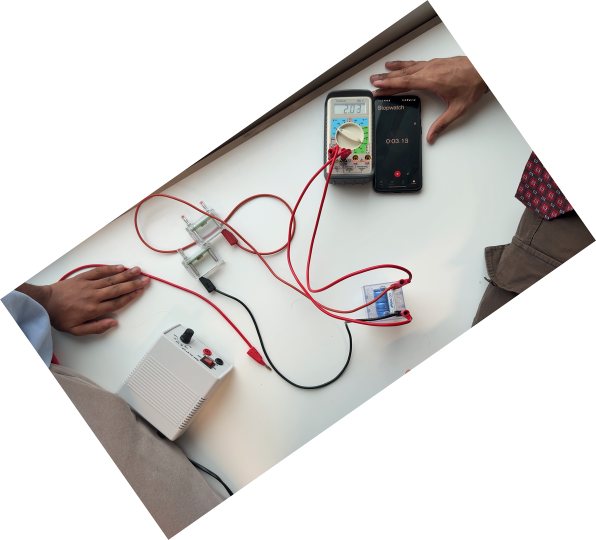
#> input picture cap_ocr/frames_COMPRESSED/frames/frame_1200.png, 1192 x 1080 px (shown at 1/2 size)
$ python -i batch_ocr_fast.py   (imports and definitions only)
#> lines starting #> are read from the running program, lines starting #| are printed output that depends on the picture
#> further down, picture is the input picture: PIL image 1192x1080 RGB; mean R, G, B 213.1, 210.4, 208.6
#!/usr/bin/env python3
import os, sys, glob, time, re
import numpy as np
from PIL import Image
import cv2
from pyturboocr import OCR

FRAMES_DIR  = os.path.expanduser(os.environ.get("FRAMES_DIR",  "~/cap_ocr/frames"))
OUTPUT_FILE = os.path.expanduser(os.environ.get("OUTPUT_FILE", "~/cap_ocr/data.txt"))
START_FRAME = int(os.environ.get("START_FRAME", "1"))
END_FRAME   = int(os.environ.get("END_FRAME",   "99999"))

DMM_W, DMM_H     = 148, 78
TIMER_W, TIMER_H = 141, 61

SEARCH_X, SEARCH_Y = 500, 100
SEARCH_W, SEARCH_H = 400, 250

PROVIDERS = ["CUDAExecutionProvider", "CPUExecutionProvider"]
# [1 line not run here, left out]
# [1 line that did not run here, left out]


def preprocess_dmm(img_pil):
    r, g, b = img_pil.convert("RGB").split()
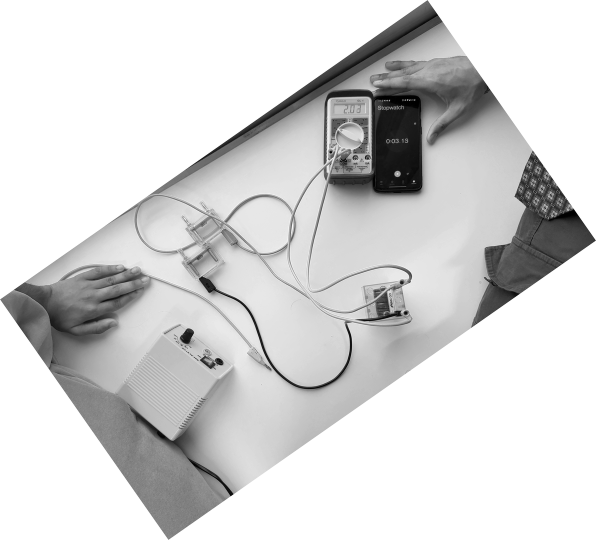
#> r: PIL image 1192x1080 L (shown at 1/2 size); min 0, max 255, mean 213.1
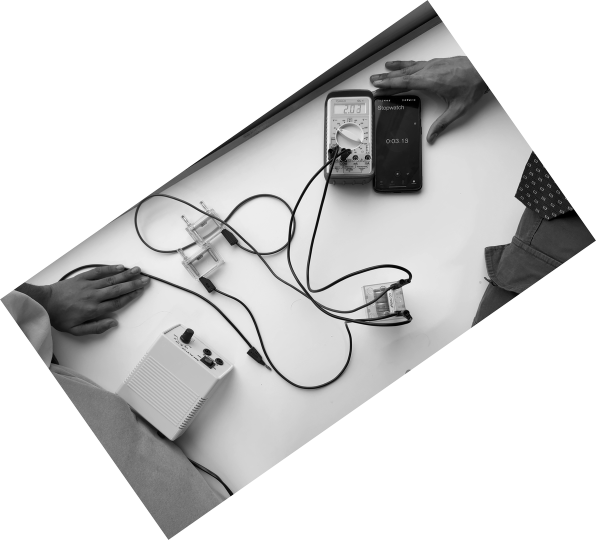
#> g: PIL image 1192x1080 L (shown at 1/2 size); min 0, max 255, mean 210.4
    arr = np.array(r).astype(np.float32)
    # Fixed levels matching ImageMagick -level 30%,70%
    lo, hi = 0.30 * 255, 0.70 * 255
    arr = (arr - lo) / (hi - lo) * 255
    arr = np.clip(arr, 0, 255).astype(np.uint8)
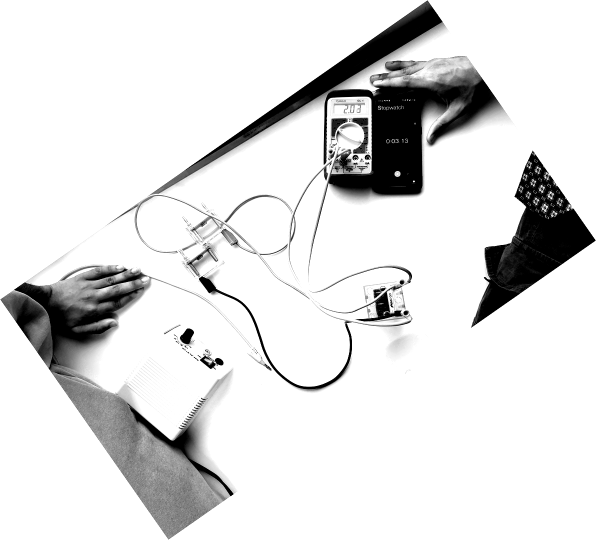
#> arr: shape (1080, 1192) (shown at 1/2 size); min 0, max 255, mean 223.5
    img = Image.fromarray(arr)
    return img.resize((img.width * 6, img.height * 6), Image.LANCZOS)

def preprocess_timer(img_pil):
    return img_pil.resize((img_pil.width * 4, img_pil.height * 4), Image.LANCZOS)


def find_dmm_position(frame_gray):
    search = frame_gray[SEARCH_Y:SEARCH_Y+SEARCH_H, SEARCH_X:SEARCH_X+SEARCH_W]
    if search.shape[0] < template.shape[0] or search.shape[1] < template.shape[1]:
        return None, 0.0
    res = cv2.matchTemplate(search, template, cv2.TM_CCOEFF_NORMED)
    _, max_val, _, max_loc = cv2.minMaxLoc(res)
    if max_val < 0.5:
        return None, max_val
    return (SEARCH_X + max_loc[0], SEARCH_Y + max_loc[1]), max_val


def extract_dmm(text):
    first = text.split("\n")[0].strip()
    m = re.match(r"^(-?\d+\.?\d*)", first)
    if m: return m.group(1)
    m = re.search(r"-?\d+\.\d+", text)
    return m.group(0) if m else ""


def extract_timer(text):
    m = re.search(r"\d+:\d{2}\.?\d*", text)
    return m.group(0) if m else ""


def timer_to_seconds(s):
    m = re.match(r"^(\d+):(\d{2})\.?(\d*)$", s)
    if not m: return None
    mins, secs, frac = int(m.group(1)), int(m.group(2)), m.group(3) or "0"
    return mins * 60 + secs + (float("0." + frac) if frac else 0.0)


# Build template once
# [1 line not run here, left out]
# [1 line that did not run here, left out]
# [1 line not run here, left out]


all_frames = sorted(glob.glob(os.path.join(FRAMES_DIR, "frame_*.png")))
frames = [f for f in all_frames
          if START_FRAME <= int(os.path.basename(f).replace("frame_","").replace(".png","")) <= END_FRAME]
total = len(frames)
# [5 lines not run here, left out]

t0 = time.time()
good, bad = 0, 0

# [51 lines not run here, left out]

>>> from PIL import Image
>>> picture = Image.open('frames_COMPRESSED/frames/frame_1200.png')
>>> result = preprocess_dmm(picture)
